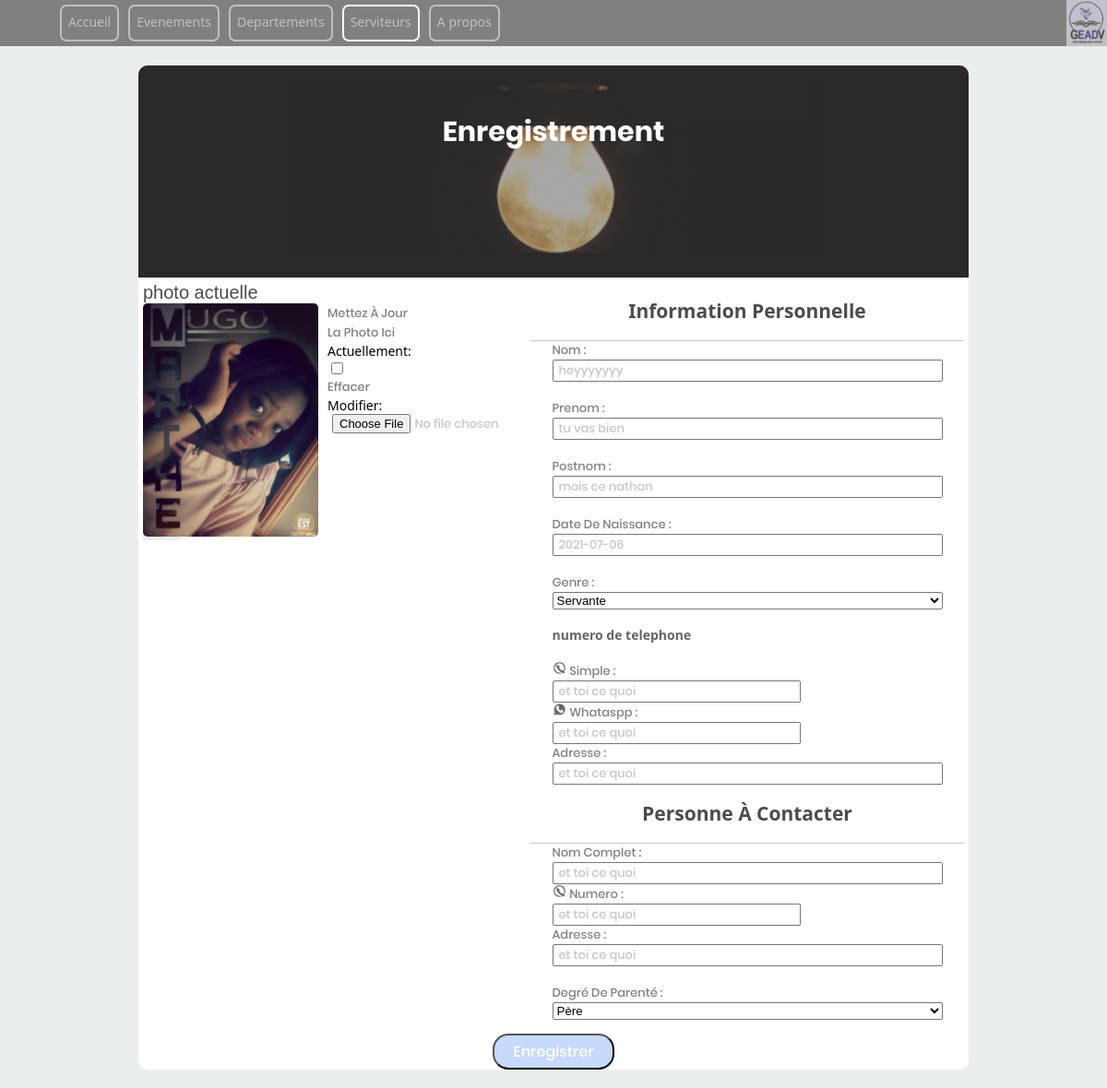
The page /serviteurs/serviteurs/modification/21 on the database its author committed.
### serviteurs/models.py (models this page shows, shortened)
class Serviteurs(models.Model):
    RESPONSABLE = (
        ('Père', 'Père'),
        ('Mère', 'Mère'),
        ('Tuteur', 'Tutreur'),
    )
    STATUS_SERVICE = (
        ('S', 'Suspendu'),
        ('O', 'En observation'),
        ('B', 'conduite parfaite'),
    )
    GENRE = (
        ('Servante', 'Servante'),
        ('Serviteur', 'Serviteur'),
    )
    prenom = models.CharField(max_length=100)
    post_nom = models.CharField(max_length=100)
    nom = models.CharField(max_length=100)
    genre = models.CharField(
        verbose_name='Genre',
        max_length=10,
        choices=GENRE,
        default='Servante',
    )
    date_de_naissance = models.DateField("date de naissance")
    doc = models.ImageField(
        blank=True,
        null=True,
        upload_to='photo',
    )
    contact = models.CharField("numero de contact", max_length=15, help_text="ex : +243", blank=True, null=True)
    reseau = models.CharField("numero reseau sociaux", max_length=15, blank=True, null=True)
    adresse = models.CharField(max_length=350, help_text=" Lubumbashi/C. kenya/Av. circulaire/n°303")
    nom_responsable = models.CharField("nom complet", max_length=250, null=True, blank=True)
    contactC = models.CharField("numero de contact de la personne à contacter", max_length=15)
    degret = models.CharField(
        verbose_name="Degré de parenté",
        max_length=6,
        choices=RESPONSABLE,
        default='Père',
    )
    adresseC = models.CharField(max_length=350, help_text=" Lubumbashi/C. kenya/Av. circulaire/n°303")
    status = models.CharField(
        max_length=1,
        choices=STATUS_SERVICE,
        blank=True,
        default='B',
        help_text='resumé de la conduite d\' un serviteur',
    )

### serviteurs/views.py (the view)
# urls.py: path('serviteurs/modification/<int:pk>', ModifierServiteur.as_view(), name='serviteur-modification'),
class ModifierServiteur(UpdateView):
    template_name = "serviteurs/serviteur_modif.html"
    model = Serviteurs
    fields = "__all__"

### serviteurs/templates/serviteurs/serviteur_modif.html (shortened to what this page needs)
<!DOCTYPE html>
<html lang="en">
<head>
    {% load static %}
    <link rel="stylesheet" type="text/css" href="{% static 'serviteurs/formulaire_serviteur.css' %}">
</head>
<body>
    <header class="topHeader">
        <nav class="topnav">
            <div class="containernav">
                <a href="{% url 'acceuil' %}" class="topliens btn ">Accueil</a>
                <a href="" class="topliens btn">Evenements</a>
                <a href="#" class="topliens btn">Departements</a>
                <a href="{% url 'serviteur-liste' %}" class="topliens btn activer">Serviteurs</a>
                <a href="#" class="topliens btn">A propos</a>
            </div>
            <div class="containerlogo">
                {% load static %}
                <img src="{% static 'images/logo.jpg' %}" alt="" class="toplogo">
            </div>
        </nav>
    </header>
    <section class="body_section">
        <div class="bannier" style="text-align: center;">
            <div class="container_title">
                <span class="title">Enregistrement</span>
            </div>
        </div>
        <div>
            <form method="post" enctype="multipart/form-data">
                <div class="formulaire">
                    <div>
                        {% if serviteurs.doc %}
                            <span class="photo_name">photo actuelle</span>
                            <div class="container_photo">
                                <div class="cont">
                                    <img src="{{ serviteurs.doc.url }}" alt="photo actuelle" width="190px">
                                </div>
                                <div class="updatepic">
                                    <label for="{{ form.doc.id_for_label }}"> mettez à jour la photo ici</label> <br>
                                    {{ form.doc }}
                                </div>
                            </div>
                        {% else %}
                                    {% load static %}
                        {% endif %}
                    </div>
                    <div class="body_form">
                        <h2>Information personnelle</h2>
                        <div class="personel">
                            <label for="{{ form.nom_id_for_label }}">Nom :</label>{{form.nom}}
                            <br>
                            <label for="{{ form.prenom_id_for_label }}">Prenom :</label>{{ form.prenom }}
                            <br>
                            <label for="{{ form.post_nom.id_for_label }}">Postnom :</label>{{ form.post_nom }}
                            <br>
                            <label for="{{ form.date_de_naissance_id_for_label }}"> Date de naissance :</label>{{ form.date_de_naissance }}
                            <br>
                            <label for="{{ form.genre_id_for_label }}"> genre :</label>{{ form.genre }}
                            <div>
                                <h4> numero de telephone</h4>
                                <ul style="list-style: none; padding: 0; margin: 0;">
                                    {% load static %}
                                    <li>
                                        <img src="{% static 'images/phone.png' %}" alt="phone" height="15" class="imgf">
                                        <label for="{{ form.contact.id_for_label }}">simple :</label>
                                        {{ form.contact }}
                                    </li>
                                    <li>
                                        <img src="{% static 'images/whatsapp.png' %}" alt="whats" height="15" class="imgf">
                                        <label for="{{ form.reseau.id_for_label }}">whataspp :</label>
                                        {{ form.reseau }}
                                    </li>
                                </ul>
                            </div>
                            <label for="{{ form.id_for_label }}">adresse :</label>
                            {{ form.adresse }}
                        </div>
                        <h2>Personne à contacter </h2>
                        <div class="respons">
                            <label for="{{ form.nom_responsable.id_for_label }}">Nom complet :</label>{{ form.nom_responsable }}
                            <div><img src="{% static 'images/phone.png' %}" alt="phone" height="15" class="imgf">
                            <label for="{{ form.contactC.id_for_label }}">Numero :</label>{{ form.contactC }}</div>
                            <label for="{{ form.adresseC.id_for_label }}">adresse :</label>{{ form.adresseC }}
                            <br>
                            <label for="{{ form.degret.id_for_label }}"> degré de parenté :</label>{{ form.degret }}
                        </div>
                    </div>
                </div>
                <div class="container_bouton">
                    <input class="bouton" type="submit" value="Enregistrer">
                </div>
            </form>
        </div>
    </section>
</body>
</html>

### serviteurs/static/serviteurs/formulaire_serviteur.css (style rules this page uses)
body { background-color: #ebeeef; font-family: 'Segoe UI', Tahoma, Geneva, Verdana, sans-serif; color: black; padding: 0; margin: 0; font-size: 12px; box-sizing: border-box; }
.topnav { height: 80px; width: 100%; background-color: rgba(84, 81, 81, 0.7); display: flex; border-bottom: solid 1px rgba(255, 255, 255, 0.8); z-index: 5; }
.containernav { display: flex; flex-wrap: wrap; margin-left: 5%; text-align: center; }
.containerlogo { height: 100%; margin-left: auto; }
.toplogo { height: 100%; opacity: 0.7; }
.btn { border: 2px solid rgba(255, 255, 255, 0.5); border-radius: 7px; }
.topliens { padding: 7px 7px; margin: 5px; }
.topnav a { text-decoration: none; color: rgba(255, 255, 255, 0.5); transition-property: all; transition-duration: 0.7s; transition-timing-function: ease; transition-delay: 0s; text-align: center; }
.btn:hover, .activer { border: 2px solid rgba(255, 255, 255, 1); }
.activer, a:hover { color: white; }
.bannier::before { content: ""; display: block; position: absolute; z-index: -1; width: 100%; height: 100%; top: 0; left: 0; background-color: rgba(84, 81, 81, 0.5); }
.title { text-align: center; font-size: 30px; font-family: Popping-Bold; }
.bannier { color: white; width: 100%; height: 180px; position: relative; display: flex; z-index: 1; flex-wrap: wrap; flex-direction: column; align-items: center; background-image: url("creation_bannierP.jpg"); background-repeat: no-repeat; background-size: cover; background-position: center; padding-top: 50px; }
.container_bouton { display: flex; }
.bouton { margin-top: 10px; margin-right:auto; margin-left: auto; padding: 5px 20px; background-color: rgba(151, 184, 250, 0.533); border-radius: 17px; font-size: 16px; text-align: center; color: white; transition-duration: 0.7s; transition-timing-function: ease; transition-delay: 0s; }
.formulaire { padding:5px; }
.personel, .respons { display: flex; flex-direction: column; padding-left: 5%; padding-right: 5%; border-top: 1px solid #5555; }
.photo_name { font-family: sans-serif; opacity: .7; font-size: 20px; }
.container_photo { display: flex; flex-direction: row; background-color: #ebeeef; }
.body_form { margin-left: 20px; }
.cont img { border-radius: 5px; margin-right: 10px; }
label { font-family: popping-medium; font-size: 13px; color: #808080; text-align: left; text-transform: capitalize; padding: 0; margin: 0; }
.imgf, h4 { opacity: 0.6; }
.formulaire h2 { text-transform: capitalize; opacity: .7; text-align: center; }
input { font-family: popping-medium; font-size: 13px; color: #5555; display: block; padding: 0 5px; touch-action: manipulation; }
@media screen and (min-width:790px) { body { font-size: 14px; } }
@media screen and (min-width:790px) { .topnav { height: 50px; position: relative; } }
@media screen and (min-width:790px) { .containernav { flex-wrap: nowrap; } }
@media screen and (min-width:790px) { .updatepic { width: 100px; padding-right: 100px; } }
@media screen and (min-width:790px) { .body_section { width: 900px; margin-top: 20px; margin-bottom: 20px; margin-left: auto; margin-right: auto; background-color: #fff; border-radius: 10px; overflow: hidden; position: relative; } }
@media screen and (min-width:790px) { .formulaire { display: flex; } }
@media screen and (min-width:790px) { .body_form { width: 70%; } }
@media screen and (min-width:790px) { .container_photo { width: 10%; } }

### rows shown on the page
Serviteurs: doc (picture), nom "heyyyyyyy", prenom "tu vas bien", post_nom "mois ce nathan", date_de_naissance "2021-07-06", genre "Servante", contact "et toi ce quoi", reseau "et toi ce quoi", adresse "et toi ce quoi", nom_responsable "et toi ce quoi", contactC "et toi ce quoi", adresseC "et toi ce quoi", degret "Père"
